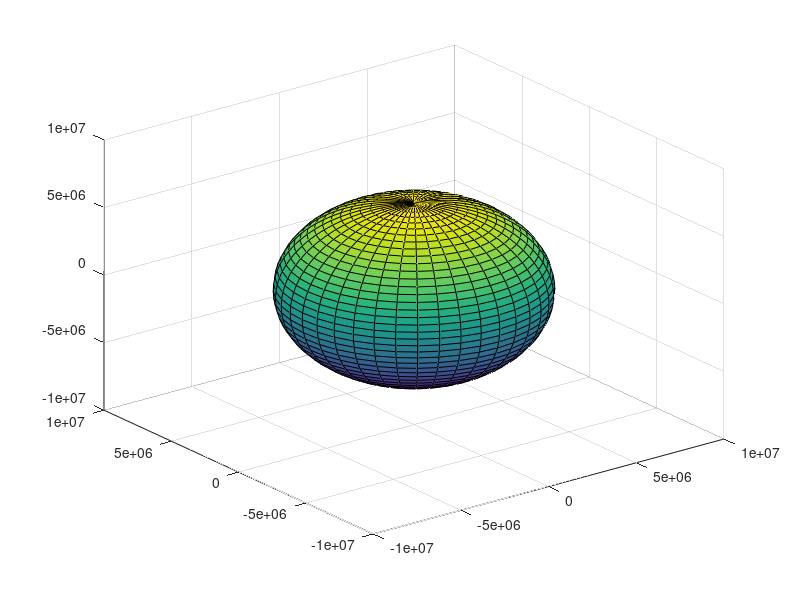

The MATLAB script that drew this image: (Note: this script raises an error after producing the figure.)
clc;
close all;
clear all;

%% Constants
e = 0.0167;
G = 6.6371e-11; % Gravitational Constant in m^3/kg*s^2
mass_earth = 5.97e24; % in kg
mu = G*mass_earth; % Standard gravitational parameter in m^3/s^2
a_SMA = 1.49e11;   % semi-major axis (m)
h = sqrt( mu * a_SMA * (1-e^2) ) ;   % kg.m^2/s


% Number of nodes
numNodes = 40;    % number of eleemtns in longitue and lattitde


% time incremintation 
totaltime = 3.154e7; % Total simulation time (1 year in s)
time_steps = 0 :60 : totaltime ;
numsteps=length(time_steps);


% Sun data 
Ps = 3.856*10^26;   % Total emmited power from the sun (w) 


% Earth data
epslon_p = 1;       % Earth emmisivity 
sigma = 5.67e-8;    % boltz man constant
T_p = 254;          % Earth temperature (K)    
r_ear = 6.371e+6;   % Earth radius (m)
a = 0.39;           % fraction of solar radiation reflected from earth. the average varies from 0.31 to 0.39 


% Satellite data
r_sat_ear = 6.371e+6 + 2e+6;   % Satellite distance to the center of the earth (m)
area_sat = 100;     % Satelite Area (m^2)
alpha = 0.26;       % absorptance
eps = 0.83;          % Emmitance 
ae = alpha/eps;     % (alpha/eps)


% Please you the path in accordance with alpha and eps values (((IMPORTANT)))
path_img = 'images/WhitePaint_silicone' ;         % alpha = 0.26 , esp = 0.83
% path_img = 'images/WhitePaint_silicone_1000h' ;  % alpha = 0.29 , esp = 0.83
% path_img = 'images/WhitePaint_silicate' ;        % alpha = 0.12 , esp = 0.90       
% path_img = 'images/WhitePaint_silicate_1000h' ;  % alpha = 0.14 , esp = 0.90         
% path_img = 'images/Aluminized_kapton' ;          % alpha = 0.40 , esp = 0.63         
if ~exist(path_img, 'dir')           
   mkdir(path_img)
end
%% Sphere Model Development
% Number of nodes
st = 0;
[X,Y,Z] = sphere(numNodes);     % discretize the domain into sherical domain 
X = r_ear * X;
Y = r_ear * Y;
Z = r_ear * Z;
    
centerNodes = zeros([size(X), 4]); % First column for labels, forth column for lateral surface areas

Area = zeros(numNodes);

for i = 1 : numNodes
    for j = 1 : numNodes

        node1 = [X(i, j), Y(i, j), Z(i, j)];
        node2 = [X(i, j+1), Y(i, j+1), Z(i, j+1)];
        node3 = [X(i+1, j), Y(i+1, j), Z(i+1, j)];
        node4 = [X(i+1, j+1), Y(i+1, j+1), Z(i+1, j+1)];

        V1 = node2 - node1;
        V2 = node3 - node1;
        V3 = node4 - node1;

        Area(i,j) = 0.5 * ( norm(cross(V1,V2)) + norm(cross(V2,V3)) );   % calculate the area of each element by dividing into two triangles

        % Save center node information
        centerNodes(i, j, :) = [  (X(i, j) + X(i, j+1) + X(i+1, j) + X(i+1, j+1)) / 4;
                                  (Y(i, j) + Y(i, j+1) + Y(i+1, j) + Y(i+1, j+1)) / 4;
                                  (Z(i, j) + Z(i, j+1) + Z(i+1, j) + Z(i+1, j+1)) / 4;
                                  Area(i,j)];
        % Add label to center node
        text(centerNodes(i, j, 1), ...
             centerNodes(i, j, 2), ...
             centerNodes(i, j, 3), ...
             sprintf('%d, %d', i, j), ...
             'FontSize', 8, 'Color', 'r');
    end
end

srfc = surf(X,Y,Z);
Normal_Vectors = Area.*srfc.FaceNormals;


%% Radiation models
%% position vectors definition

R_ear_sun = @(r,beta_ear_sun) r * [ cos(beta_ear_sun) , sin(beta_ear_sun) ,0 ];          % position vector of the earth wrt the sun
R_sat_ear = @(beta_sat_ear) r_sat_ear * [ cos(beta_sat_ear) , sin(beta_sat_ear) ,0 ] ;        % position vector of the sat wrt the earth
R_sat_sun = @(r,beta_ear_sun, beta_sat_ear) R_ear_sun(r,beta_ear_sun) + R_sat_ear(beta_sat_ear);    % position vector of the sat wrt the sun

unit_vector_normalto_sat = @(beta_sat_ear) -1 * R_sat_ear(beta_sat_ear) / norm(R_sat_ear(beta_sat_ear));
A_sat = @(beta_sat_ear)  area_sat * unit_vector_normalto_sat(beta_sat_ear);    % vector of the satellite area it's always pointing to the earth center

 

%% Total radiation

% calculations
n_earth = 2*pi/totaltime;                           %earth rotations around the sun (rad/s)
period_sat = 2*pi*sqrt(r_sat_ear^3/mu);              % satellite period around the earth (s)

% declare matrices where the data will be recorded
I_mat = zeros(numsteps,numNodes+1,numNodes+1);      % incident intensity of the soalr radiation on the earth (w/m^2)
Q_mat = zeros(numsteps,numNodes+1,numNodes);        % earth surface elements contribution to the satellite albedo radiation
Q_p_mat = zeros(numsteps,1);                        % planetary radiation to satellite(w)
Q_A_mat = zeros(numsteps,1);                        % Total Albedo radiation to satellite(w)
Q_sun_mat = zeros(numsteps,1);                      % Sun direct radiation to satellite (w)
r_EarToSun = zeros(numsteps,1);                     % earth to sun distance (m)
Temp = zeros(numsteps,1);                           % Satellite temperature (K)
theta_earth_mat = zeros(numsteps,1);                % angular position of the earth around the sum  (rad)
theta_sat_mat = zeros(numsteps,1);                  % angular position of the satellite around the earth (rad)

% loop through time steps
parfor step = 1: numsteps
    t = time_steps(step);
    M = n_earth*(t); % mean anomaly
    b_ear_sun  = M+(2*e-0.25*e^3)*sin(M)+(5/4)*e^2*sin(2*M)+(13/12)*e^3*sin(3*M); % the angular posion of the earth wrt sun (rad)
    r = (h^2/mu)/(1+e*cos(b_ear_sun));              % earth to sun distance (m)
    r_EarToSun(step) = r;                           % list of earth to sun distance (m)
    b_sat_ear = 2*pi*t / period_sat;                 % the angular posion of the satellte wrt earth (rad)

    % 1- Sun Model
    Q_sun = sun_model(r,r_ear,R_ear_sun(r,b_ear_sun),R_sat_sun(r,b_ear_sun, b_sat_ear), A_sat(b_ear_sun),Ps);
    
    %2- Planetary Albedo Model
    [Q_A,I,Q ]  = albedo_model(Normal_Vectors,centerNodes,A_sat(b_sat_ear), R_ear_sun(r,b_ear_sun),R_sat_ear(b_sat_ear),area_sat,Ps, a);
    
    % 3- Earth Model
    Q_p = earth_model(sigma,epslon_p,T_p,r_ear,r_sat_ear);
    Q_gen = 10000;                                  % generated heat due to the electronic devices inside the satellite 
    Temp(step) =( ((Q_gen/eps)+( Q_p + ae*(Q_sun + Q_A)))/(2*area_sat*sigma) )^0.25;  % temperature of the satellite (K)
    
    % record the data
    Q_p_mat(step) = Q_p ;
    Q_sun_mat(step) = Q_sun ;
    Q_A_mat(step) = Q_A ;

    theta_earth_mat(step) = b_ear_sun;
    theta_sat_mat(step) = b_sat_ear;

    I_mat(step,:,:) = I; 
    Q_mat(step,:,:) = Q; 

    if rem(step,100) == 0
        step
    end
end
 


%% plotting
cond = 1;
if cond == 1 

if size(Q_mat,2) ~= size(Q_mat,3)
    Q_mat(:,:,end+1) = Q_mat(:,:,end);
end
k = 80; %
f=figure();  %'Position', [0, 0, 1500, 1200],
r_eartosun = a_SMA;
f_sun = 1e+3;
b_ear_sun = theta_earth_mat(k);
b_sat_ear = theta_sat_mat(k);
pe = R_ear_sun(r_eartosun, b_ear_sun)/f_sun/2.5;
psat = R_sat_ear(b_sat_ear); 

quiver3(0,0,0,pe(1), pe(2), pe(3))
hold on
quiver3(pe(1),pe(2),pe(3),psat(1), psat(2), psat(3))
% sun
r_sun = 7e+9/f_sun;
[x,y,z] = sphere;
x = r_sun*x; y = r_sun*y; z = r_sun*z;
surf(x,y,z, 10000*ones(size(z)),"EdgeColor","red","LineStyle","-.")
% earth
x = pe(1)+X; y = pe(2)+Y; z = pe(3)+Z;
% surf(x,y,z, squeeze(I_mat(k,:,:)), 'EdgeAlpha',0.2)
surf(x,y,z, squeeze(Q_mat(k,:,:)), 'EdgeAlpha',0.2)
%satellite
pss = pe + psat ;
f_sat = 1e+6;
n_sat = 10;
[x,y,z] = ellipsoid(pss(1), pss(2), pss(3), 1*f_sat,1*f_sat,1*f_sat, n_sat);
% x = f_sat * x; y = f_sat* y; z = f_sat*z;
sat = surf(x,y,z, zeros(n_sat) );
% rotate(sat, [0,0,1],rad2deg(b_sat_ear) )

axis equal
view(-20, 45)
title("Earth surface elements contribution to Albedo")
hold off
c=colorbar;
c.LineWidth =2 ;
c.FontSize = 16 ;
clim([0 max(max(max(Q_mat)))]);

xlim([-1e7 8e7])
ylim([-1e7 2e7])
zlim([-2e7 1e7])
axes('position',[.3 .05 .5 .4])
box on
% earth
x = pe(1)+X; y = pe(2)+Y; z = pe(3)+Z;
% surf(x,y,z, squeeze(I_mat(k,:,:)), 'EdgeAlpha',0.2)
surf(x,y,z, squeeze(Q_mat(k,:,:)), 'EdgeAlpha',0.2)
view(-20, 45)
axis equal

%f.FontSize = 16;
exportgraphics(f,[path_img,'/albedo_elements.png'], Resolution=1200);

%%


if size(Q_mat,2) ~= size(Q_mat,3)
    Q_mat(:,:,end+1) = Q_mat(:,:,end);
end
k = 80 ; %
f=figure();  %'Position', [0, 0, 1500, 1200],
r_eartosun = a_SMA;
f_sun = 1e+3;
b_ear_sun = theta_earth_mat(k);
b_sat_ear = theta_sat_mat(k);
pe = R_ear_sun(r_eartosun, b_ear_sun)/f_sun/2.5;
psat = R_sat_ear(b_sat_ear); 

quiver3(0,0,0,pe(1), pe(2), pe(3))
hold on
quiver3(pe(1),pe(2),pe(3),psat(1), psat(2), psat(3))
% sun
r_sun = 7e+9/f_sun;
[x,y,z] = sphere;
x = r_sun*x; y = r_sun*y; z = r_sun*z;
surf(x,y,z, 10000*ones(size(z)),"EdgeColor","red","LineStyle","-.")
% earth
x = pe(1)+X; y = pe(2)+Y; z = pe(3)+Z;
surf(x,y,z, squeeze(I_mat(k,:,:)), 'EdgeAlpha',0.2)
% surf(x,y,z, squeeze(Q_mat(k,:,:)), 'EdgeAlpha',0.2)
%satellite
pss = pe + psat ;
f_sat = 1e+6;
n_sat = 10;
[x,y,z] = ellipsoid(pss(1), pss(2), pss(3), 1*f_sat,1*f_sat,1*f_sat, n_sat);
% x = f_sat * x; y = f_sat* y; z = f_sat*z;
sat = surf(x,y,z, zeros(n_sat) );
% rotate(sat, [0,0,1],rad2deg(b_sat_ear) )

axis equal
view(-20, 45)
title("Incident radiation on the earth surface")
hold off
c=colorbar;
c.LineWidth =2 ;
c.FontSize = 16 ;
clim([0 max(max(max(I_mat)))]);

xlim([-1e7 8e7])
ylim([-1e7 2e7])
zlim([-2e7 1e7])
axes('position',[.3 .05 .5 .4])
box on
% earth
x = pe(1)+X; y = pe(2)+Y; z = pe(3)+Z;
surf(x,y,z, squeeze(I_mat(k,:,:)), 'EdgeAlpha',0.2)
% surf(x,y,z, squeeze(Q_mat(k,:,:)), 'EdgeAlpha',0.2)
view(-20, 45)
axis equal

%f.FontSize = 16;
exportgraphics(f,[path_img,'/inc_sun_rad.png'], Resolution=1200);

%%
 
f=figure('Position', [0, 0, 1800, 600]);  %'Position', [0, 0, 1500, 1200],
subplot(1,3,[1,2])
plot(Temp(1:60*24), 'LineWidth',2)
grid on 
grid minor 
title("Temperature Variation")
xlabel("Time (hours)")
ylabel("Temperature (K)")
xticks(0:6*60:24*60)
xticklabels(0:6:24) 
% ylim([170 300])
 subplot(1,3,3) 
plot(Temp(1 : period_sat/60), 'LineWidth',2)
title("Temperature - one cycle")
xlabel("Time (hours)")
xticks(0:0.5*60:2*60)
xticklabels(0:0.5:2)
grid on 
grid minor 
% ylim([170 300])

fontsize(gcf,16,"points")


exportgraphics(f,[path_img,'/temp_time.png'], Resolution=1200);
%%
 
f=figure('Position', [0, 0, 1800, 600]);  %'Position', [0, 0, 1500, 1200],
subplot(1,3,[1,2])
plot(Q_A_mat(1:60*24), 'LineWidth',2)
hold on
plot(Q_sun_mat(1:60*24), 'LineWidth',2)
plot(Q_p_mat(1:60*24), 'LineWidth',2)
grid on 
grid minor 
title("Radiation modes")
legend(["Albedo","Sun","Planetary"])
xlabel("Time (hours)")
ylabel("Radiation power (w)")
xticks(0:6*60:24*60)
xticklabels(0:6:24)  

subplot(1,3,3) 
plot(Q_A_mat( 1:period_sat/60), 'LineWidth',2)
hold on
plot(Q_sun_mat(1:period_sat/60), 'LineWidth',2)
plot(Q_p_mat(1:period_sat/60), 'LineWidth',2)
title("Radiation - one cycle")
xlabel("Time (hours)")
xticks(0:0.5*60:60*2 )
xticklabels(0:0.5:2)
grid on 
grid minor 
fontsize(gcf,16,"points")

exportgraphics(f,[path_img,'/QQQ_time.png'], Resolution=1200);


%%
 Q_tot = Q_A_mat+Q_sun_mat+Q_p_mat;
f=figure('Position', [0, 0, 1800, 600]);  %'Position', [0, 0, 1500, 1200],
subplot(1,3,[1,2])
plot(Q_tot(1:60*24), 'LineWidth',2)
grid on 
grid minor 
title("Total incident radiation")
xlabel("Time (hours)")
ylabel("Radiation power (w)")
xticks(0:6*60:24*60)
xticklabels(0:6:24) 
 subplot(1,3,3) 
plot(Q_tot(1:period_sat/60  ), 'LineWidth',2)
title("Total radiation - one cycle")
xlabel("Time (hours)")
xticks(0:0.5*60:2*60)
xticklabels(0:0.5:2)
grid on 
grid minor 
fontsize(gcf,16,"points")


exportgraphics(f,[path_img,'/Q_time.png'], Resolution=1200);









%% Initialize gif
ccond = 0;
if ccond == 1
if size(Q_mat,2) ~= size(Q_mat,3)
    Q_mat(:,:,end+1) = Q_mat(:,:,end);
end
timeloop = 1:120 ;

for k = timeloop
    f=figure('visible','off');  %'Position', [0, 0, 1500, 1200],
    r_eartosun = 1.496e11;
    f_sun = 1e+3;
    b_ear_sun = theta_earth_mat(k);
    b_sat_ear = theta_sat_mat(k);
    pe = R_ear_sun(r_eartosun, b_ear_sun)/f_sun/2.5;
    psat = R_sat_ear(b_sat_ear); 

    quiver3(0,0,0,pe(1), pe(2), pe(3))
    hold on
    quiver3(pe(1),pe(2),pe(3),psat(1), psat(2), psat(3))
    % sun
    r_sun = 7e+9/f_sun;
    [x,y,z] = sphere;
    x = r_sun*x; y = r_sun*y; z = r_sun*z;
    surf(x,y,z, 10000*ones(size(z)),"EdgeColor","red","LineStyle","-.")
    % earth
    x = pe(1)+X; y = pe(2)+Y; z = pe(3)+Z;
    % surf(x,y,z, squeeze(I_mat(k,:,:)), 'EdgeAlpha',0.2)
    surf(x,y,z, squeeze(Q_mat(k,:,:)), 'EdgeAlpha',0.2)
    %satellite
    pss = pe + psat ;
    f_sat = 1e+6;
    n_sat = 10;
    [x,y,z] = ellipsoid(pss(1), pss(2), pss(3), 1*f_sat,1*f_sat,1*f_sat, n_sat);
    % x = f_sat * x; y = f_sat* y; z = f_sat*z;
    sat = surf(x,y,z, zeros(n_sat) );
    % rotate(sat, [0,0,1],rad2deg(b_sat_ear) )
 
    axis equal
    view(-20, 45)
    title("Albedo radiation reflected to satallite")
    hold off
    c=colorbar;
    c.LineWidth =2 ;
    c.FontSize = 16 ;
    clim([0 max(max(max(Q_mat)))]);
 
    xlim([-1e7 8e7])
    ylim([-1e7 2e7])
    zlim([-2e7 1e7])

%     f.FontSize = 16;
    exportgraphics(f,[path_img,'/Animate_sat.gif'], 'Resolution', 1200,  'BackgroundColor', 'none','Append',true);

    k
end
 
%%

for i = timeloop
    f = figure('Visible','off');
    plot(time_steps(1:i)/3600,Temp(1:i),"LineWidth",2)
    hold on 
    scatter(time_steps(i)/3600,Temp(i) )
    hold off
    i
    xlim([0 time_steps(timeloop(end))/3600])
    ylim([min(min(Temp))   max(max(Temp))])
    xlabel("Time (hours)")
    ylabel("Distance between sun and earth (m)")
    
    exportgraphics(f,[path_img,'/temp.gif'],'Append',true);
end





%% Initialize gif  (Year)

if size(Q_mat,2) ~= size(Q_mat,3)
    Q_mat(:,:,end+1) = Q_mat(:,:,end);
end
timeloop = 1:1000 : numsteps;

for k = timeloop
    f=figure('visible','off');  %'Position', [0, 0, 1500, 1200],
    r_eartosun = r_EarToSun(k);
    f_sun = 1e+3;
    b_ear_sun = theta_earth_mat(k);
    b_sat_ear = theta_sat_mat(k);
    pe = R_ear_sun(r_eartosun, b_ear_sun)/f_sun/2.5;
    psat = R_sat_ear(b_sat_ear); 

    quiver3(0,0,0,pe(1), pe(2), pe(3))
    hold on
    quiver3(pe(1),pe(2),pe(3),psat(1), psat(2), psat(3))
    % sun
    r_sun = 7e+9/f_sun;
    [x,y,z] = sphere;
    x = r_sun*x; y = r_sun*y; z = r_sun*z;
    surf(x,y,z, 10000*ones(size(z)),"EdgeColor","red","LineStyle","-.")
    % earth
    x = pe(1)+X; y = pe(2)+Y; z = pe(3)+Z;
    % surf(x,y,z, squeeze(I_mat(k,:,:)), 'EdgeAlpha',0.2)
    surf(x,y,z, squeeze(Q_mat(k,:,:)), 'EdgeAlpha',0.2)
    %satellite
    pss = pe + psat ;
    f_sat = 1e+6;
    n_sat = 10;
    [x,y,z] = ellipsoid(pss(1), pss(2), pss(3), 1*f_sat,1*f_sat,1*f_sat, n_sat);
    % x = f_sat * x; y = f_sat* y; z = f_sat*z;
    sat = surf(x,y,z, zeros(n_sat) );
    % rotate(sat, [0,0,1],rad2deg(b_sat_ear) )
 
    axis equal
    view(-20, 45)
    title("Albedo radiation reflected to satallite")
    hold off
    c=colorbar;
    c.LineWidth =2 ;
    c.FontSize = 16 ;
    clim([0 max(max(max(Q_mat)))]);
 
    xlim([-8e7 8e7])
    ylim([-8e7 8e7])
    zlim([-2e7 1e7])

%     f.FontSize = 16;
    exportgraphics(f,[path_img,'/Animate_year.gif'],'Append',true);

    k
end
 
%% 



for i = 1 :1000: numsteps
    f = figure('Visible','off');
    plot(time_steps(1:i)/max(time_steps),r_EarToSun(1:i),"LineWidth",2)
    hold on 
    scatter(time_steps(i)/max(time_steps),r_EarToSun(i) )
    hold off
    i
    xlim([0 1])
    ylim([min(min(r_EarToSun))   max(max(r_EarToSun))])
    xlabel("Time (years)")
    ylabel("Distance between sun and earth (m)")
    
    exportgraphics(f,[path_img,'/r_earth.gif'],'Append',true);
end

end
end

